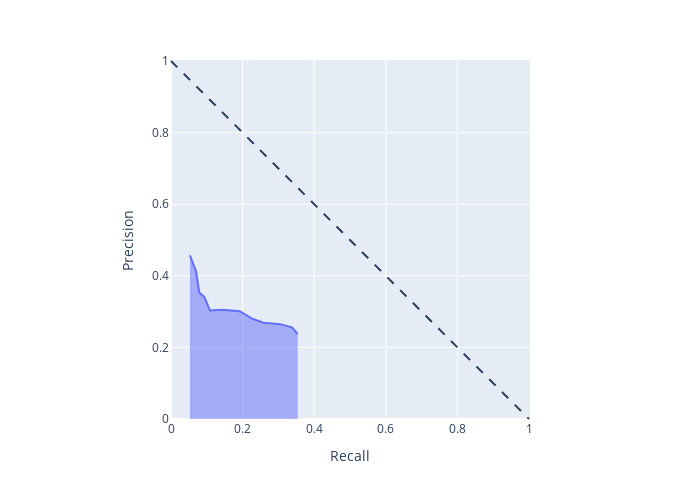

The code cell stored with this chart in its notebook:
### Code cell
import plotly.graph_objects as go

# From threashold 30 to 19
x_recall = [0.354, 0.338, 0.305, 0.258, 0.225, 0.192, 0.142, 0.109, 0.093, 0.079, 0.070, 0.053]
y_precision = [0.237, 0.256, 0.265, 0.269, 0.281, 0.301, 0.305, 0.303, 0.341, 0.353, 0.412, 0.457]


fig = px.area(
    x=x_recall, y=y_precision,
    labels=dict(x='Recall', y='Precision'),
    width=700, height=500
)
fig.add_shape(
    type='line', line=dict(dash='dash'),
    x0=0, x1=1, y0=1, y1=0
)
fig.update_yaxes(scaleanchor="x", scaleratio=1)
fig.update_xaxes(constrain='domain')

fig.show()

### Figure 1 — Plotly figure (JSON) as saved in the notebook; plotly's stock layout.template omitted (floating-point values rounded to 4 significant figures)
{"data": [{"hovertemplate": "Recall=%{x}<br>Precision=%{y}<extra></extra>", "legendgroup": "", "line": {"color": "#636efa"}, "marker": {"symbol": "circle"}, "mode": "lines", "name": "", "orientation": "v", "showlegend": false, "stackgroup": "1", "type": "scatter", "x": [0.354, 0.338, 0.305, 0.258, 0.225, 0.192, 0.142, 0.109, 0.093, 0.079, 0.07, 0.053], "xaxis": "x", "y": [0.237, 0.256, 0.265, 0.269, 0.281, 0.301, 0.305, 0.303, 0.341, 0.353, 0.412, 0.457], "yaxis": "y"}], "layout": {"height": 500, "legend": {"tracegroupgap": 0}, "margin": {"t": 60}, "shapes": [{"line": {"dash": "dash"}, "type": "line", "x0": 0, "x1": 1, "y0": 1, "y1": 0}], "width": 700, "xaxis": {"anchor": "y", "constrain": "domain", "domain": [0, 1], "title": {"text": "Recall"}}, "yaxis": {"anchor": "x", "domain": [0, 1], "scaleanchor": "x", "scaleratio": 1, "title": {"text": "Precision"}}}}
